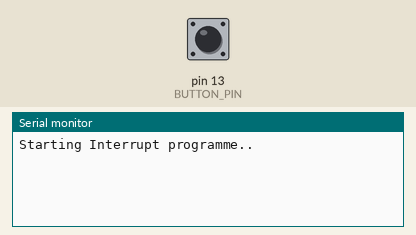
Recording of a sketch running on a simulated Arduino Uno, built with avr-gcc and run on an emulated ATmega328P. Shown: the last lines printed to the serial monitor. Inputs (shaded band) come from the test bench; at power-on: pin 13 (BUTTON_PIN) LOW.

Above: at 1.2 s.
1.3 s: pin 13 (BUTTON_PIN) pulled HIGH for 0.15 s
At 1.9 s:
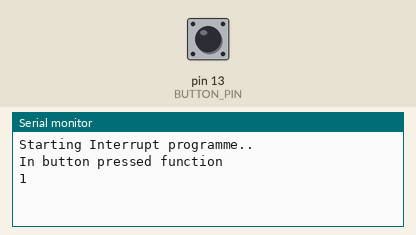
2.9 s: pin 13 (BUTTON_PIN) pulled HIGH for 1 s
At 4.3 s:
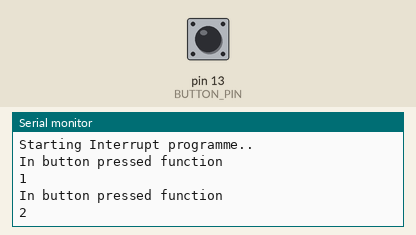
5.4 s: pin 13 (BUTTON_PIN) pulled HIGH for 0.15 s
At 6.2 s:
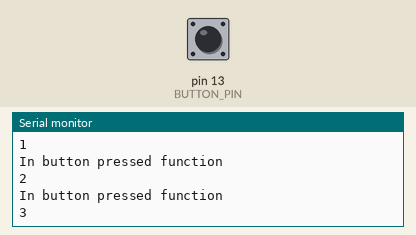

Measured:
- after the input at 1.3 s, the serial monitor: prints a new line at once (image 1)
- after the input at 2.9 s, the serial monitor: prints a new line at once (image 2)
- after the input at 5.4 s, the serial monitor: prints a new line at once (image 3)

The sketch:

make_any_pin_interupt.ino
```cpp
#include "PinChangeInt.h" // PinChange Interrupt library

#define BUTTON_PIN 13 // Button Pin connected to UNO normal pin 13
int count;
void button_push()
{
  Serial.println("In button pressed function");
  count +=1;
  Serial.println(count);

}

void setup()
{
  pinMode(BUTTON_PIN, INPUT); // Set normal 13 pin to Input
  Serial.begin(9600);
  Serial.println("Starting Interrupt programme..");
  attachPinChangeInterrupt(BUTTON_PIN, button_push, RISING); // interrupt connected to pin 13
}

void loop ()
{
}
```
